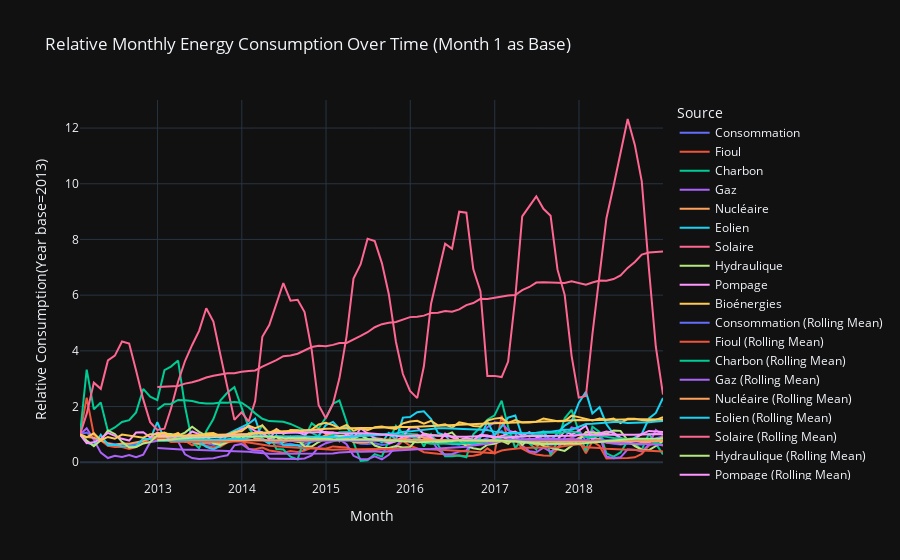

Notebook code cell kept with this figure:
### Code cell
base_month_consumption = df_data_nationales_clean.iloc[0, :]
relative_consumption = df_data_nationales_clean.div(base_month_consumption)

fig = px.line(relative_consumption, x=df_data_nationales_clean.index, y=relative_consumption.columns,
              labels={'index': 'Month', 'value': 'Relative Consumption'},
              title='Relative Monthly Energy Consumption Over Time (Month 1 as Base)',
              template='plotly_dark')

for source in relative_consumption.columns:
    rolling_mean = relative_consumption[source].rolling(window=12).mean()
    fig.add_scatter(x=df_data_nationales_clean.index, y=rolling_mean, mode='lines', name=f'{source} (Rolling Mean)')

fig.update_layout(xaxis_title='Month', yaxis_title='Relative Consumption(Year base=2013)', legend_title='Source')
fig.show()
